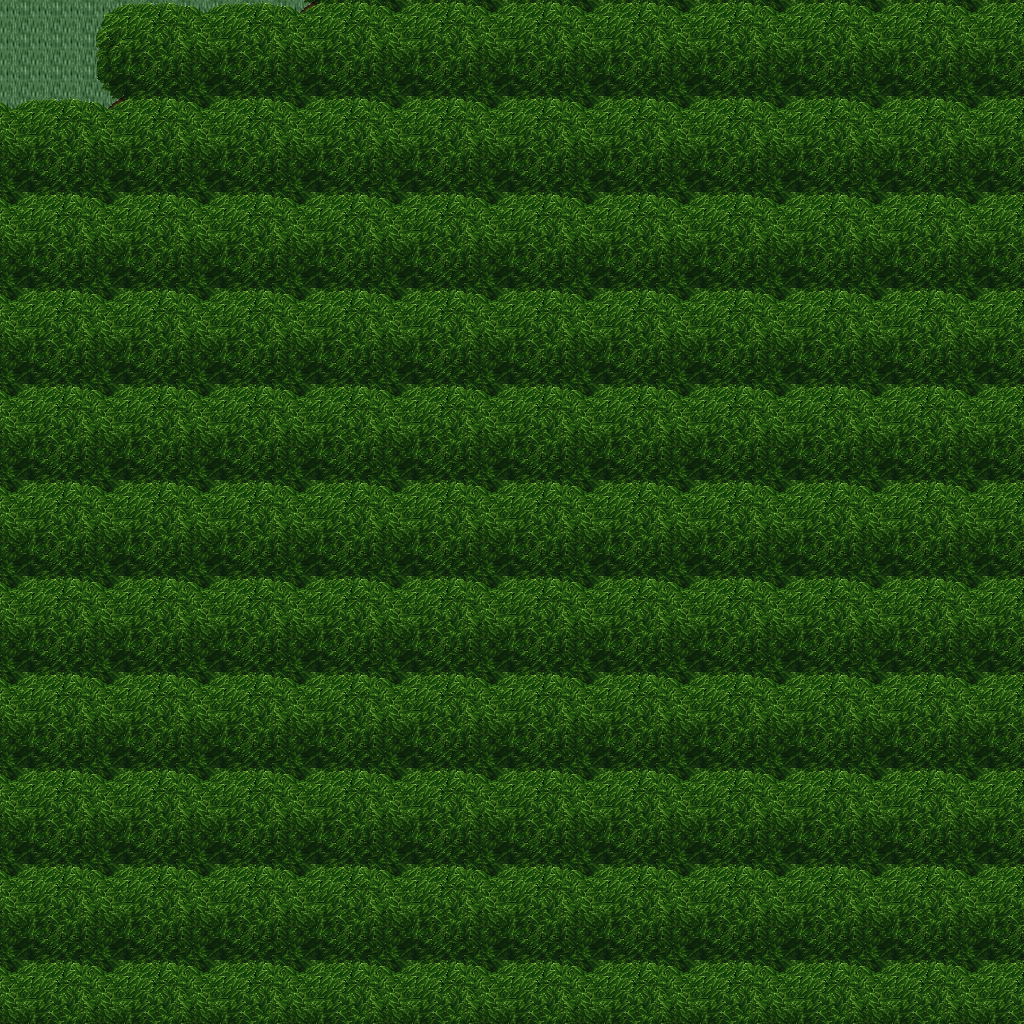

Rendered tile map (Tiled .tmx) drawn with the repository's tilesets; below, a short description and the map source with its tile grids summarised:
An orthogonal 32x32 tile map with 32x32 px tiles, 5 tile layers (Ground, Objects, Objects2, Above, ...), 1 hidden layer not drawn, 34 tilesets.

<map version="1.10" tiledversion="1.11.0" orientation="orthogonal" renderorder="right-down" width="32" height="32" tilewidth="32" tileheight="32" infinite="0" nextlayerid="11" nextobjectid="1">
 <tileset firstgid="1" name="ground_ground" tilewidth="32" tileheight="32" tilecount="33" columns="3">
  <image source="../drawable/ground_ground.png" width="96" height="352" />
 </tileset>
 <tileset firstgid="34" name="ground_grass_edges" tilewidth="32" tileheight="32" tilecount="36" columns="12">
  <image source="../drawable/ground_grass_edges.png" width="384" height="96" />
 </tileset>
 <tileset firstgid="70" name="ground_earth_edges" tilewidth="32" tileheight="32" tilecount="18" columns="6">
  <image source="../drawable/ground_earth_edges.png" width="192" height="96" />
 </tileset>
 <tileset firstgid="88" name="ground_grass_corners" tilewidth="32" tileheight="32" tilecount="24" columns="6">
  <image source="../drawable/ground_grass_corners.png" width="192" height="128" />
 </tileset>
 <tileset firstgid="112" name="plant_grasses" tilewidth="32" tileheight="32" tilecount="6" columns="3">
  <image source="../drawable/plant_grasses.png" width="96" height="64" />
 </tileset>
 <tileset firstgid="118" name="plant_flower_daisy_blue" tilewidth="32" tileheight="32" tilecount="8" columns="2">
  <image source="../drawable/plant_flower_daisy_blue.png" width="64" height="128" />
 </tileset>
 <tileset firstgid="126" name="plant_flower_daisy_yellow" tilewidth="32" tileheight="32" tilecount="8" columns="2">
  <image source="../drawable/plant_flower_daisy_yellow.png" width="64" height="128" />
 </tileset>
 <tileset firstgid="134" name="plant_bush_bushes" tilewidth="32" tileheight="32" tilecount="10" columns="5">
  <image source="../drawable/plant_bush_bushes.png" width="160" height="64" />
 </tileset>
 <tileset firstgid="144" name="plant_flower_daisy_red" tilewidth="32" tileheight="32" tilecount="8" columns="2">
  <image source="../drawable/plant_flower_daisy_red.png" width="64" height="128" />
 </tileset>
 <tileset firstgid="152" name="plant_flower_daisy_white" tilewidth="32" tileheight="32" tilecount="8" columns="2">
  <image source="../drawable/plant_flower_daisy_white.png" width="64" height="128" />
 </tileset>
 <tileset firstgid="160" name="logic_collision" tilewidth="32" tileheight="32" tilecount="1" columns="1">
  <image source="../drawable/logic_collision.png" width="32" height="32" />
 </tileset>
 <tileset firstgid="161" name="plant_stump_stump_brown" tilewidth="32" tileheight="32" tilecount="4" columns="2">
  <image source="../drawable/plant_stump_stump_brown.png" width="64" height="64" />
 </tileset>
 <tileset firstgid="165" name="plant_tree_tree_green" tilewidth="32" tileheight="32" tilecount="88" columns="8">
  <image source="../drawable/plant_tree_tree_green.png" width="256" height="352" />
 </tileset>
 <tileset firstgid="253" name="logic_item_resources" tilewidth="32" tileheight="32" tilecount="6" columns="6">
  <image source="../drawable/logic_item_resources.png" width="192" height="32" />
 </tileset>
 <tileset firstgid="259" name="logic_item_mushroom" tilewidth="32" tileheight="32" tilecount="6" columns="6">
  <image source="../drawable/logic_item_mushroom.png" width="192" height="32" />
 </tileset>
 <tileset firstgid="265" name="object_tent" tilewidth="32" tileheight="32" tilecount="9" columns="3">
  <image source="../drawable/object_tent.png" width="96" height="96" />
 </tileset>
 <tileset firstgid="274" name="logic_creature_albino_elf" tilewidth="32" tileheight="32" tilecount="5" columns="5">
  <image source="../drawable/logic_creature_albino_elf.png" width="160" height="32" />
 </tileset>
 <tileset firstgid="279" name="ground_ladder_vertical_dark" tilewidth="32" tileheight="32" tilecount="3" columns="3">
  <image source="../drawable/ground_ladder_vertical_dark.png" width="96" height="32" />
 </tileset>
 <tileset firstgid="282" name="ground_ladder_horizontal_dark" tilewidth="32" tileheight="32" tilecount="3" columns="1">
  <image source="../drawable/ground_ladder_horizontal_dark.png" width="32" height="96" />
 </tileset>
 <tileset firstgid="285" name="furniture_light_flames" tilewidth="32" tileheight="32" tilecount="6" columns="6">
  <image source="../drawable/furniture_light_flames.png" width="192" height="32" />
 </tileset>
 <tileset firstgid="291" name="furniture_table_tree_stump_table" tilewidth="32" tileheight="32" tilecount="4" columns="2">
  <image source="../drawable/furniture_table_tree_stump_table.png" width="64" height="64" />
 </tileset>
 <tileset firstgid="295" name="furniture_chair_stool" tilewidth="32" tileheight="32" tilecount="1" columns="1">
  <image source="../drawable/furniture_chair_stool.png" width="32" height="32" />
 </tileset>
 <tileset firstgid="296" name="logic_creature_ent" tilewidth="32" tileheight="32" tilecount="4" columns="4">
  <image source="../drawable/logic_creature_ent.png" width="128" height="32" />
 </tileset>
 <tileset firstgid="300" name="logic_creature_animal" tilewidth="32" tileheight="32" tilecount="32" columns="8">
  <image source="../drawable/logic_creature_animal.png" width="256" height="128" />
 </tileset>
 <tileset firstgid="332" name="logic_portal" tilewidth="32" tileheight="32" tilecount="24" columns="8">
  <image source="../drawable/logic_portal.png" width="256" height="96" />
 </tileset>
 <tileset firstgid="356" name="logic_item_herb" tilewidth="32" tileheight="32" tilecount="5" columns="5">
  <image source="../drawable/logic_item_herb.png" width="160" height="32" />
 </tileset>
 <tileset firstgid="361" name="ground_pothole" tilewidth="32" tileheight="32" tilecount="4" columns="4">
  <image source="../drawable/ground_pothole.png" width="128" height="32" />
 </tileset>
 <tileset firstgid="365" name="logic_creature_elemental" tilewidth="32" tileheight="32" tilecount="16" columns="8">
  <image source="../drawable/logic_creature_elemental.png" width="256" height="64" />
 </tileset>
 <tileset firstgid="381" name="plant_bush_bush_pinks" tilewidth="32" tileheight="32" tilecount="4" columns="2">
  <image source="../drawable/plant_bush_bush_pinks.png" width="64" height="64" />
 </tileset>
 <tileset firstgid="385" name="light_door_light" tilewidth="32" tileheight="32" tilecount="12" columns="3">
  <image source="../drawable/light_door_light.png" width="96" height="128" />
 </tileset>
 <tileset firstgid="397" name="light_dim_light_7x5" tilewidth="32" tileheight="32" tilecount="35" columns="7">
  <image source="../drawable/light_dim_light_7x5.png" width="224" height="160" />
 </tileset>
 <tileset firstgid="432" name="light_light_5x5" tilewidth="32" tileheight="32" tilecount="25" columns="5">
  <image source="../drawable/light_light_5x5.png" width="160" height="160" />
 </tileset>
 <tileset firstgid="457" name="furniture_light_roots_lamp" tilewidth="32" tileheight="32" tilecount="6" columns="2">
  <image source="../drawable/furniture_light_roots_lamp.png" width="64" height="96" />
 </tileset>
 <tileset firstgid="463" name="building_huts" tilewidth="32" tileheight="32" tilecount="338" columns="26">
  <image source="../drawable/building_huts.png" width="832" height="416" />
 </tileset>
 <layer id="1" name="Ground" width="32" height="32">
  <data>[1024 cells, 1024 non-empty, 1 distinct tile ids]</data>
 </layer>
 <layer id="2" name="Objects" width="32" height="32">
  <data>[1024 cells, 9 non-empty, 5 distinct tile ids]</data>
 </layer>
 <layer id="3" name="Objects2" width="32" height="32">
  <data>[1024 cells, 1 non-empty, 1 distinct tile ids]</data>
 </layer>
 <layer id="4" name="Above" width="32" height="32">
  <data>[1024 cells, 1015 non-empty, 17 distinct tile ids]</data>
 </layer>
 <layer id="5" name="Above2" width="32" height="32">
  <data>[1024 cells, 0 non-empty, 0 distinct tile ids]</data>
 </layer>
 <layer id="6" name="Walkable" width="32" height="32" visible="0">
  <data>[1024 cells, 996 non-empty, 1 distinct tile ids]</data>
 </layer>
 <objectgroup id="7" name="Mapevents" />
 <objectgroup id="8" name="Spawn" />
 <objectgroup id="9" name="Keys" />
 <objectgroup id="10" name="Replace" />
</map>
